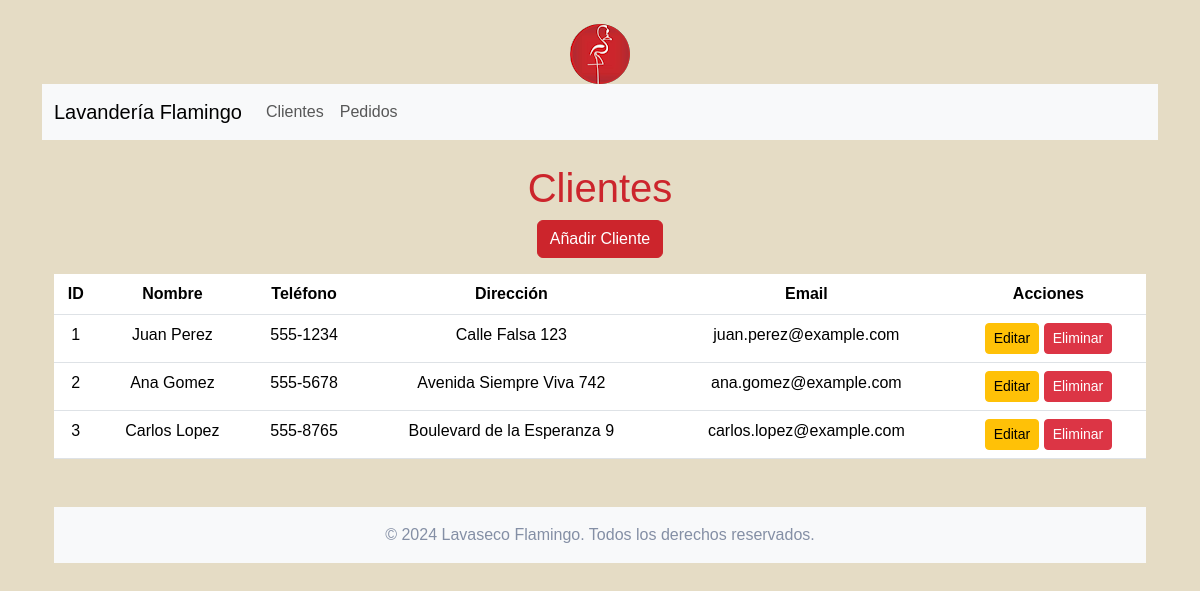
The app's page /clientes/index.php with its own data.
### tables this page shows
CREATE TABLE IF NOT EXISTS clientes (
    id INT AUTO_INCREMENT PRIMARY KEY,
    nombre VARCHAR(100) NOT NULL,
    telefono VARCHAR(20),
    direccion VARCHAR(255),
    email VARCHAR(100) UNIQUE NOT NULL
);

### src/clientes/index.php (the view)
<?php
include '../config/db.php';
include '../templates/header.php';
try {
    $stmt = $pdo->query('SELECT * FROM clientes');
    $clientes = $stmt->fetchAll(PDO::FETCH_ASSOC);
} catch (PDOException $e) {
    die('Error al obtener los clientes: ' . $e->getMessage());
}
?>
<h1>Clientes</h1>
<a href="create.php" class="btn btn-primary">Añadir Cliente</a>
<table class="table mt-3">
    <thead>
        <tr>
            <th>ID</th>
            <th>Nombre</th>
            <th>Teléfono</th>
            <th>Dirección</th>
            <th>Email</th>
            <th>Acciones</th>
        </tr>
    </thead>
    <tbody>
        <?php foreach ($clientes as $cliente): ?>
            <tr>
                <td><?= htmlspecialchars($cliente['id'], ENT_QUOTES, 'UTF-8') ?></td>
                <td><?= htmlspecialchars($cliente['nombre'], ENT_QUOTES, 'UTF-8') ?></td>
                <td><?= htmlspecialchars($cliente['telefono'], ENT_QUOTES, 'UTF-8') ?></td>
                <td><?= htmlspecialchars($cliente['direccion'], ENT_QUOTES, 'UTF-8') ?></td>
                <td><?= htmlspecialchars($cliente['email'], ENT_QUOTES, 'UTF-8') ?></td>
                <td>
                    <a href="edit.php?id=<?= urlencode($cliente['id']) ?>" class="btn btn-warning btn-sm">Editar</a>
                    <a href="delete.php?id=<?= urlencode($cliente['id']) ?>" class="btn btn-danger btn-sm">Eliminar</a>
                </td>
            </tr>
        <?php endforeach; ?>
    </tbody>
</table>
<?php include '../templates/footer.php'; ?>

### src/assets/css/styles.css (style rules this page uses)
:root { --color-rojo: #CC252C; --color-gris-oscuro: #4C4C47; --color-azul-grisaceo: #848FA5; --color-rosa: #C14953; --color-crema: #E5DCC5; }
body { font-family: Arial, sans-serif; color: var(--color-gris-oscuro); background-color: var(--color-crema); }
h1, h2, h3, h4, h5, h6 { color: var(--color-rojo); }
.btn-primary { background-color: var(--color-rojo); border-color: var(--color-rojo); }
a { color: var(--color-azul-grisaceo); }

### records on screen
clientes: id "1", nombre "Juan Perez", telefono "555-1234", direccion "Calle Falsa 123", email "juan.perez@example.com"
clientes: id "2", nombre "Ana Gomez", telefono "555-5678", direccion "Avenida Siempre Viva 742", email "ana.gomez@example.com"
clientes: id "3", nombre "Carlos Lopez", telefono "555-8765", direccion "Boulevard de la Esperanza 9", email "carlos.lopez@example.com"
